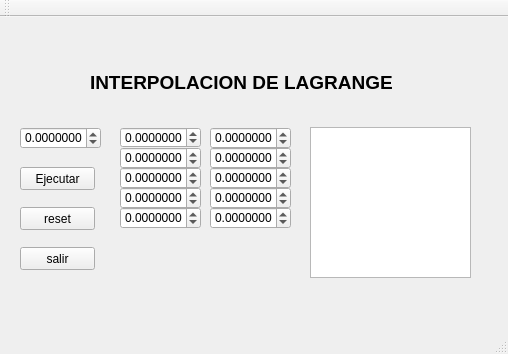
<?xml version="1.0" encoding="UTF-8"?>
<ui version="4.0">
 <class>MainWindow</class>
 <widget class="QMainWindow" name="MainWindow">
  <property name="geometry">
   <rect>
    <x>0</x>
    <y>0</y>
    <width>508</width>
    <height>354</height>
   </rect>
  </property>
  <property name="windowTitle">
   <string>MainWindow</string>
  </property>
  <widget class="QWidget" name="centralWidget">
   <widget class="QDoubleSpinBox" name="x1">
    <property name="geometry">
     <rect>
      <x>120</x>
      <y>110</y>
      <width>81</width>
      <height>21</height>
     </rect>
    </property>
    <property name="decimals">
     <number>7</number>
    </property>
    <property name="minimum">
     <double>-100.000000000000000</double>
    </property>
   </widget>
   <widget class="QDoubleSpinBox" name="x2">
    <property name="geometry">
     <rect>
      <x>120</x>
      <y>130</y>
      <width>81</width>
      <height>22</height>
     </rect>
    </property>
    <property name="decimals">
     <number>7</number>
    </property>
    <property name="minimum">
     <double>-100.000000000000000</double>
    </property>
   </widget>
   <widget class="QDoubleSpinBox" name="x3">
    <property name="geometry">
     <rect>
      <x>120</x>
      <y>150</y>
      <width>81</width>
      <height>22</height>
     </rect>
    </property>
    <property name="decimals">
     <number>7</number>
    </property>
    <property name="minimum">
     <double>-100.000000000000000</double>
    </property>
   </widget>
   <widget class="QDoubleSpinBox" name="x4">
    <property name="geometry">
     <rect>
      <x>120</x>
      <y>170</y>
      <width>81</width>
      <height>22</height>
     </rect>
    </property>
    <property name="decimals">
     <number>7</number>
    </property>
    <property name="minimum">
     <double>-100.000000000000000</double>
    </property>
   </widget>
   <widget class="QDoubleSpinBox" name="x5">
    <property name="geometry">
     <rect>
      <x>120</x>
      <y>190</y>
      <width>81</width>
      <height>22</height>
     </rect>
    </property>
    <property name="suffix">
     <string/>
    </property>
    <property name="decimals">
     <number>7</number>
    </property>
    <property name="minimum">
     <double>-100.000000000000000</double>
    </property>
   </widget>
   <widget class="QDoubleSpinBox" name="fx1">
    <property name="geometry">
     <rect>
      <x>210</x>
      <y>110</y>
      <width>81</width>
      <height>22</height>
     </rect>
    </property>
    <property name="decimals">
     <number>7</number>
    </property>
    <property name="minimum">
     <double>-100.000000000000000</double>
    </property>
   </widget>
   <widget class="QDoubleSpinBox" name="fx2">
    <property name="geometry">
     <rect>
      <x>210</x>
      <y>130</y>
      <width>81</width>
      <height>22</height>
     </rect>
    </property>
    <property name="decimals">
     <number>7</number>
    </property>
    <property name="minimum">
     <double>-100.000000000000000</double>
    </property>
   </widget>
   <widget class="QDoubleSpinBox" name="fx3">
    <property name="geometry">
     <rect>
      <x>210</x>
      <y>150</y>
      <width>81</width>
      <height>22</height>
     </rect>
    </property>
    <property name="decimals">
     <number>7</number>
    </property>
    <property name="minimum">
     <double>-100.000000000000000</double>
    </property>
   </widget>
   <widget class="QDoubleSpinBox" name="fx4">
    <property name="geometry">
     <rect>
      <x>210</x>
      <y>170</y>
      <width>81</width>
      <height>22</height>
     </rect>
    </property>
    <property name="decimals">
     <number>7</number>
    </property>
    <property name="minimum">
     <double>-100.000000000000000</double>
    </property>
   </widget>
   <widget class="QDoubleSpinBox" name="fx5">
    <property name="geometry">
     <rect>
      <x>210</x>
      <y>190</y>
      <width>81</width>
      <height>22</height>
     </rect>
    </property>
    <property name="decimals">
     <number>7</number>
    </property>
    <property name="minimum">
     <double>-100.000000000000000</double>
    </property>
   </widget>
   <widget class="QDoubleSpinBox" name="X">
    <property name="geometry">
     <rect>
      <x>20</x>
      <y>110</y>
      <width>81</width>
      <height>22</height>
     </rect>
    </property>
    <property name="decimals">
     <number>7</number>
    </property>
    <property name="minimum">
     <double>-100.000000000000000</double>
    </property>
   </widget>
   <widget class="QTextEdit" name="TEXTO">
    <property name="geometry">
     <rect>
      <x>310</x>
      <y>110</y>
      <width>161</width>
      <height>151</height>
     </rect>
    </property>
   </widget>
   <widget class="QPushButton" name="EJECUTAR">
    <property name="geometry">
     <rect>
      <x>20</x>
      <y>150</y>
      <width>75</width>
      <height>23</height>
     </rect>
    </property>
    <property name="text">
     <string>Ejecutar</string>
    </property>
   </widget>
   <widget class="QPushButton" name="RESET">
    <property name="geometry">
     <rect>
      <x>20</x>
      <y>190</y>
      <width>75</width>
      <height>23</height>
     </rect>
    </property>
    <property name="text">
     <string>reset</string>
    </property>
   </widget>
   <widget class="QPushButton" name="SALIR">
    <property name="geometry">
     <rect>
      <x>20</x>
      <y>230</y>
      <width>75</width>
      <height>23</height>
     </rect>
    </property>
    <property name="text">
     <string>salir</string>
    </property>
   </widget>
   <widget class="QLabel" name="label">
    <property name="geometry">
     <rect>
      <x>90</x>
      <y>40</y>
      <width>311</width>
      <height>51</height>
     </rect>
    </property>
    <property name="text">
     <string>&lt;html&gt;&lt;head/&gt;&lt;body&gt;&lt;p&gt;&lt;span style=&quot; font-size:14pt; font-weight:600;&quot;&gt;INTERPOLACION DE LAGRANGE&lt;/span&gt;&lt;/p&gt;&lt;/body&gt;&lt;/html&gt;</string>
    </property>
   </widget>
  </widget>
  <widget class="QMenuBar" name="menuBar">
   <property name="geometry">
    <rect>
     <x>0</x>
     <y>0</y>
     <width>508</width>
     <height>21</height>
    </rect>
   </property>
  </widget>
  <widget class="QToolBar" name="mainToolBar">
   <attribute name="toolBarArea">
    <enum>TopToolBarArea</enum>
   </attribute>
   <attribute name="toolBarBreak">
    <bool>false</bool>
   </attribute>
  </widget>
  <widget class="QStatusBar" name="statusBar"/>
 </widget>
 <layoutdefault spacing="6" margin="11"/>
 <resources/>
 <connections/>
</ui>
